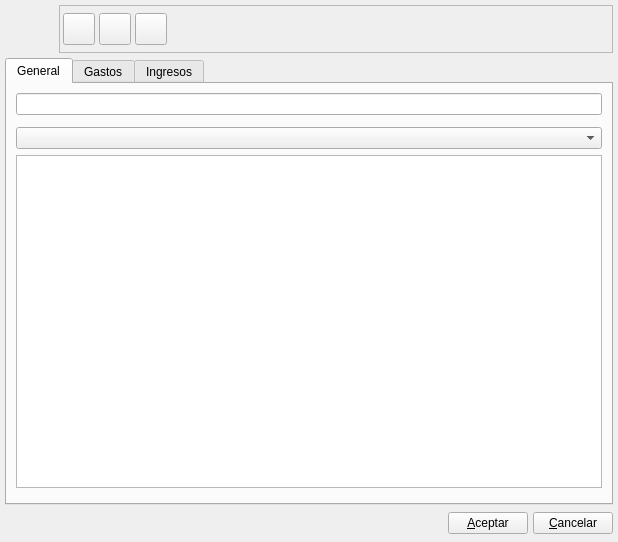
<?xml version="1.0" encoding="UTF-8"?>
<ui version="4.0">
 <author>Tomeu Borras Riera</author>
 <class>ProyectoBase</class>
 <widget class="QWidget" name="ProyectoBase">
  <property name="geometry">
   <rect>
    <x>0</x>
    <y>0</y>
    <width>618</width>
    <height>542</height>
   </rect>
  </property>
  <property name="windowTitle">
   <string>Nuevo proyecto</string>
  </property>
  <property name="windowIcon">
   <iconset>
    <normaloff>:/Genericos32x32/images/icons/proyecto.png</normaloff>:/Genericos32x32/images/icons/proyecto.png</iconset>
  </property>
  <layout class="QVBoxLayout">
   <property name="spacing">
    <number>5</number>
   </property>
   <property name="margin">
    <number>5</number>
   </property>
   <item>
    <layout class="QHBoxLayout">
     <property name="spacing">
      <number>6</number>
     </property>
     <property name="margin">
      <number>0</number>
     </property>
     <item>
      <widget class="QLabel" name="label">
       <property name="minimumSize">
        <size>
         <width>48</width>
         <height>48</height>
        </size>
       </property>
       <property name="maximumSize">
        <size>
         <width>48</width>
         <height>48</height>
        </size>
       </property>
       <property name="text">
        <string/>
       </property>
       <property name="pixmap">
        <pixmap>:/Genericos32x32/images/icons/proyecto.png</pixmap>
       </property>
       <property name="scaledContents">
        <bool>true</bool>
       </property>
      </widget>
     </item>
     <item>
      <widget class="QFrame" name="frame">
       <property name="frameShape">
        <enum>QFrame::StyledPanel</enum>
       </property>
       <property name="frameShadow">
        <enum>QFrame::Raised</enum>
       </property>
       <layout class="QHBoxLayout">
        <property name="topMargin">
         <number>0</number>
        </property>
        <property name="rightMargin">
         <number>0</number>
        </property>
        <property name="bottomMargin">
         <number>0</number>
        </property>
        <item>
         <widget class="QToolButton" name="mui_guardar">
          <property name="minimumSize">
           <size>
            <width>32</width>
            <height>32</height>
           </size>
          </property>
          <property name="maximumSize">
           <size>
            <width>32</width>
            <height>32</height>
           </size>
          </property>
          <property name="toolTip">
           <string>Guardar Proyecto</string>
          </property>
          <property name="whatsThis">
           <string>Guardar Proyecto</string>
          </property>
          <property name="text">
           <string/>
          </property>
          <property name="icon">
           <iconset resource="../../../bulmages.qrc">
            <normaloff>:/Images/edit-save.png</normaloff>:/Images/edit-save.png</iconset>
          </property>
          <property name="iconSize">
           <size>
            <width>22</width>
            <height>22</height>
           </size>
          </property>
          <property name="shortcut">
           <string>Ctrl+S</string>
          </property>
         </widget>
        </item>
        <item>
         <widget class="QToolButton" name="mui_borrar">
          <property name="minimumSize">
           <size>
            <width>32</width>
            <height>32</height>
           </size>
          </property>
          <property name="maximumSize">
           <size>
            <width>32</width>
            <height>32</height>
           </size>
          </property>
          <property name="toolTip">
           <string>Borrar proyecto</string>
          </property>
          <property name="whatsThis">
           <string>Borrar proyecto</string>
          </property>
          <property name="text">
           <string/>
          </property>
          <property name="icon">
           <iconset resource="../../../bulmages.qrc">
            <normaloff>:/Images/edit-delete.png</normaloff>:/Images/edit-delete.png</iconset>
          </property>
          <property name="iconSize">
           <size>
            <width>22</width>
            <height>22</height>
           </size>
          </property>
          <property name="shortcut">
           <string>Ctrl+D</string>
          </property>
         </widget>
        </item>
        <item>
         <widget class="QToolButton" name="mui_geninforme">
          <property name="minimumSize">
           <size>
            <width>32</width>
            <height>32</height>
           </size>
          </property>
          <property name="maximumSize">
           <size>
            <width>32</width>
            <height>32</height>
           </size>
          </property>
          <property name="toolTip">
           <string>Borrar proyecto</string>
          </property>
          <property name="whatsThis">
           <string>Borrar proyecto</string>
          </property>
          <property name="text">
           <string/>
          </property>
          <property name="icon">
           <iconset resource="../../../bulmages.qrc">
            <normaloff>:/Images/document-print.png</normaloff>:/Images/document-print.png</iconset>
          </property>
          <property name="iconSize">
           <size>
            <width>22</width>
            <height>22</height>
           </size>
          </property>
          <property name="shortcut">
           <string>Ctrl+D</string>
          </property>
         </widget>
        </item>
        <item>
         <spacer>
          <property name="orientation">
           <enum>Qt::Horizontal</enum>
          </property>
          <property name="sizeType">
           <enum>QSizePolicy::Expanding</enum>
          </property>
          <property name="sizeHint" stdset="0">
           <size>
            <width>621</width>
            <height>34</height>
           </size>
          </property>
         </spacer>
        </item>
       </layout>
      </widget>
     </item>
    </layout>
   </item>
   <item>
    <widget class="QTabWidget" name="mui_tab">
     <property name="currentIndex">
      <number>0</number>
     </property>
     <widget class="QWidget" name="tab_2">
      <attribute name="title">
       <string>General</string>
      </attribute>
      <layout class="QGridLayout">
       <property name="margin">
        <number>9</number>
       </property>
       <property name="spacing">
        <number>6</number>
       </property>
       <item row="2" column="0">
        <widget class="BcBuscarCentroCoste" name="mui_idc_coste"/>
       </item>
       <item row="3" column="0">
        <widget class="QTextEdit" name="mui_comentpresupuestoc"/>
       </item>
       <item row="0" column="0">
        <widget class="QLineEdit" name="mui_nompresupuestoc"/>
       </item>
       <item row="4" column="0">
        <widget class="QFrame" name="mui_frameplugin">
         <property name="frameShape">
          <enum>QFrame::StyledPanel</enum>
         </property>
         <property name="frameShadow">
          <enum>QFrame::Raised</enum>
         </property>
        </widget>
       </item>
       <item row="1" column="0">
        <widget class="BlDateSearch" name="mui_fechapresupuestoc"/>
       </item>
      </layout>
     </widget>
     <widget class="QWidget" name="tab">
      <attribute name="title">
       <string>Gastos</string>
      </attribute>
      <layout class="QVBoxLayout">
       <property name="spacing">
        <number>6</number>
       </property>
       <property name="margin">
        <number>9</number>
       </property>
       <item>
        <widget class="BcSubForm" name="mui_gastos"/>
       </item>
      </layout>
     </widget>
     <widget class="QWidget" name="tab_3">
      <attribute name="title">
       <string>Ingresos</string>
      </attribute>
      <layout class="QVBoxLayout">
       <property name="spacing">
        <number>6</number>
       </property>
       <property name="margin">
        <number>9</number>
       </property>
       <item>
        <widget class="BcSubForm" name="mui_ingresos"/>
       </item>
      </layout>
     </widget>
    </widget>
   </item>
   <item>
    <layout class="QHBoxLayout">
     <property name="spacing">
      <number>5</number>
     </property>
     <property name="margin">
      <number>0</number>
     </property>
     <item>
      <spacer>
       <property name="orientation">
        <enum>Qt::Horizontal</enum>
       </property>
       <property name="sizeType">
        <enum>QSizePolicy::Expanding</enum>
       </property>
       <property name="sizeHint" stdset="0">
        <size>
         <width>201</width>
         <height>27</height>
        </size>
       </property>
      </spacer>
     </item>
     <item>
      <widget class="QPushButton" name="mui_aceptar">
       <property name="text">
        <string>&amp;Aceptar</string>
       </property>
      </widget>
     </item>
     <item>
      <widget class="QPushButton" name="mui_cancelar">
       <property name="text">
        <string>&amp;Cancelar</string>
       </property>
      </widget>
     </item>
    </layout>
   </item>
  </layout>
 </widget>
 <layoutdefault spacing="4" margin="3"/>
 <customwidgets>
  <customwidget>
   <class>BlDateSearch</class>
   <extends>QWidget</extends>
   <header>bldatesearch.h</header>
  </customwidget>
  <customwidget>
   <class>BcBuscarCentroCoste</class>
   <extends>QComboBox</extends>
   <header>bcbuscarcentrocoste.h</header>
  </customwidget>
  <customwidget>
   <class>BcSubForm</class>
   <extends>QTableWidget</extends>
   <header>bcsubform.h</header>
  </customwidget>
 </customwidgets>
 <resources>
  <include location="../../../bulmages.qrc"/>
 </resources>
 <connections/>
</ui>
